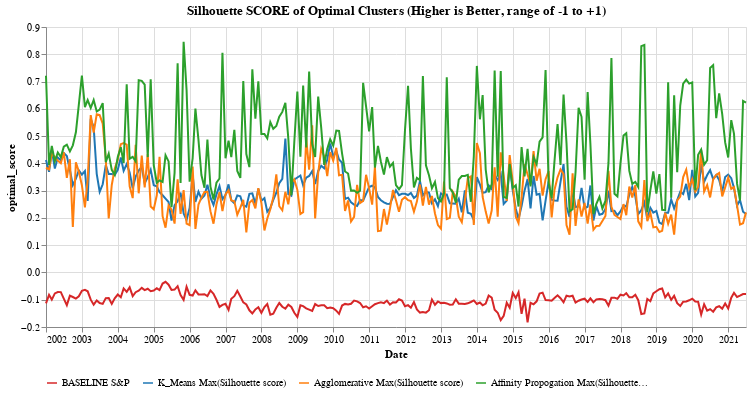

Here is the notebook cell this chart was saved with:
### Code cell
### Optimal SCORE by Silhouette score
optimal_cluster_chart = pd.concat([ baseline_df['silhouette_score'], km_df['silhouette_score'], ag_df['silhouette_score'], af_df['silhouette_score']], axis=1)
sort_order_list=['BASELINE S&P','K_Means Max(Silhouette score)','Agglomerative Max(Silhouette score)','Affinity Propogation Max(Silhouette score)']
optimal_cluster_chart.columns=sort_order_list
#display(optimal_cluster_chart)
optimal_cluster_chart = optimal_cluster_chart.stack().reset_index()
optimal_cluster_chart.columns=['Date','Metric','optimal_score']
#display(optimal_cluster_chart)

alt.Chart(optimal_cluster_chart, title="Silhouette SCORE of Optimal Clusters (Higher is Better, range of -1 to +1)").mark_line().encode(
    x=alt.X('Date:T'),
    y=alt.Y('optimal_score:Q'),
    color=alt.Color('Metric:N', sort=sort_order_list,
                    #scale = alt.Scale(range = ['red', 'blue', 'purple','orange']),
                    scale = alt.Scale(range = ['#d62728', '#1f77b4', '#ff7f0e','#2ca02c']),
            legend=alt.Legend(orient="bottom", title=None),
    ),
).properties(
    width=700,
    height=300
)#.interactive()

### Figure 1 — Vega-Lite specification as saved in the notebook (floating-point values rounded to 4 significant figures; data arrays with more than 128 entries replaced by an {"elided": "..."} marker saying what was removed)
{"config": {"view": {"continuousWidth": 400, "continuousHeight": 300}}, "data": {"name": "data-12c073676ce64525e12edd0171d84bf0"}, "mark": "line", "encoding": {"color": {"type": "nominal", "field": "Metric", "legend": {"orient": "bottom", "title": null}, "scale": {"range": ["#d62728", "#1f77b4", "#ff7f0e", "#2ca02c"]}, "sort": ["BASELINE S&P", "K_Means Max(Silhouette score)", "Agglomerative Max(Silhouette score)", "Affinity Propogation Max(Silhouette score)"]}, "x": {"type": "temporal", "field": "Date"}, "y": {"type": "quantitative", "field": "optimal_score"}}, "height": 300, "title": "Silhouette SCORE of Optimal Clusters (Higher is Better, range of -1 to +1)", "width": 700, "$schema": "https://vega.github.io/schema/vega-lite/v4.8.1.json", "datasets": {"data-12c073676ce64525e12edd0171d84bf0": {"elided": "940 records"}}}
